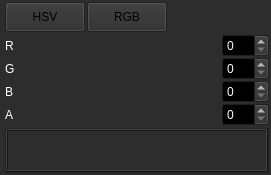
<?xml version="1.0" encoding="UTF-8"?>
<ui version="4.0">
 <author>liuyanghejerry@126.com</author>
 <class>ColorInspector</class>
 <widget class="QWidget" name="ColorInspector">
  <property name="geometry">
   <rect>
    <x>0</x>
    <y>0</y>
    <width>271</width>
    <height>175</height>
   </rect>
  </property>
  <property name="baseSize">
   <size>
    <width>0</width>
    <height>114</height>
   </size>
  </property>
  <property name="palette">
   <palette>
    <active>
     <colorrole role="WindowText">
      <brush brushstyle="SolidPattern">
       <color alpha="255">
        <red>255</red>
        <green>255</green>
        <blue>255</blue>
       </color>
      </brush>
     </colorrole>
     <colorrole role="Button">
      <brush brushstyle="SolidPattern">
       <color alpha="255">
        <red>45</red>
        <green>45</green>
        <blue>45</blue>
       </color>
      </brush>
     </colorrole>
     <colorrole role="Light">
      <brush brushstyle="SolidPattern">
       <color alpha="255">
        <red>67</red>
        <green>67</green>
        <blue>67</blue>
       </color>
      </brush>
     </colorrole>
     <colorrole role="Midlight">
      <brush brushstyle="SolidPattern">
       <color alpha="255">
        <red>56</red>
        <green>56</green>
        <blue>56</blue>
       </color>
      </brush>
     </colorrole>
     <colorrole role="Dark">
      <brush brushstyle="SolidPattern">
       <color alpha="255">
        <red>22</red>
        <green>22</green>
        <blue>22</blue>
       </color>
      </brush>
     </colorrole>
     <colorrole role="Mid">
      <brush brushstyle="SolidPattern">
       <color alpha="255">
        <red>30</red>
        <green>30</green>
        <blue>30</blue>
       </color>
      </brush>
     </colorrole>
     <colorrole role="Text">
      <brush brushstyle="SolidPattern">
       <color alpha="255">
        <red>255</red>
        <green>255</green>
        <blue>255</blue>
       </color>
      </brush>
     </colorrole>
     <colorrole role="BrightText">
      <brush brushstyle="SolidPattern">
       <color alpha="255">
        <red>255</red>
        <green>255</green>
        <blue>255</blue>
       </color>
      </brush>
     </colorrole>
     <colorrole role="ButtonText">
      <brush brushstyle="SolidPattern">
       <color alpha="255">
        <red>0</red>
        <green>0</green>
        <blue>0</blue>
       </color>
      </brush>
     </colorrole>
     <colorrole role="Base">
      <brush brushstyle="SolidPattern">
       <color alpha="255">
        <red>0</red>
        <green>0</green>
        <blue>0</blue>
       </color>
      </brush>
     </colorrole>
     <colorrole role="Window">
      <brush brushstyle="SolidPattern">
       <color alpha="255">
        <red>45</red>
        <green>45</green>
        <blue>45</blue>
       </color>
      </brush>
     </colorrole>
     <colorrole role="Shadow">
      <brush brushstyle="SolidPattern">
       <color alpha="255">
        <red>0</red>
        <green>0</green>
        <blue>0</blue>
       </color>
      </brush>
     </colorrole>
     <colorrole role="AlternateBase">
      <brush brushstyle="SolidPattern">
       <color alpha="255">
        <red>22</red>
        <green>22</green>
        <blue>22</blue>
       </color>
      </brush>
     </colorrole>
     <colorrole role="ToolTipBase">
      <brush brushstyle="SolidPattern">
       <color alpha="255">
        <red>255</red>
        <green>255</green>
        <blue>220</blue>
       </color>
      </brush>
     </colorrole>
     <colorrole role="ToolTipText">
      <brush brushstyle="SolidPattern">
       <color alpha="255">
        <red>0</red>
        <green>0</green>
        <blue>0</blue>
       </color>
      </brush>
     </colorrole>
    </active>
    <inactive>
     <colorrole role="WindowText">
      <brush brushstyle="SolidPattern">
       <color alpha="255">
        <red>255</red>
        <green>255</green>
        <blue>255</blue>
       </color>
      </brush>
     </colorrole>
     <colorrole role="Button">
      <brush brushstyle="SolidPattern">
       <color alpha="255">
        <red>45</red>
        <green>45</green>
        <blue>45</blue>
       </color>
      </brush>
     </colorrole>
     <colorrole role="Light">
      <brush brushstyle="SolidPattern">
       <color alpha="255">
        <red>67</red>
        <green>67</green>
        <blue>67</blue>
       </color>
      </brush>
     </colorrole>
     <colorrole role="Midlight">
      <brush brushstyle="SolidPattern">
       <color alpha="255">
        <red>56</red>
        <green>56</green>
        <blue>56</blue>
       </color>
      </brush>
     </colorrole>
     <colorrole role="Dark">
      <brush brushstyle="SolidPattern">
       <color alpha="255">
        <red>22</red>
        <green>22</green>
        <blue>22</blue>
       </color>
      </brush>
     </colorrole>
     <colorrole role="Mid">
      <brush brushstyle="SolidPattern">
       <color alpha="255">
        <red>30</red>
        <green>30</green>
        <blue>30</blue>
       </color>
      </brush>
     </colorrole>
     <colorrole role="Text">
      <brush brushstyle="SolidPattern">
       <color alpha="255">
        <red>255</red>
        <green>255</green>
        <blue>255</blue>
       </color>
      </brush>
     </colorrole>
     <colorrole role="BrightText">
      <brush brushstyle="SolidPattern">
       <color alpha="255">
        <red>255</red>
        <green>255</green>
        <blue>255</blue>
       </color>
      </brush>
     </colorrole>
     <colorrole role="ButtonText">
      <brush brushstyle="SolidPattern">
       <color alpha="255">
        <red>0</red>
        <green>0</green>
        <blue>0</blue>
       </color>
      </brush>
     </colorrole>
     <colorrole role="Base">
      <brush brushstyle="SolidPattern">
       <color alpha="255">
        <red>0</red>
        <green>0</green>
        <blue>0</blue>
       </color>
      </brush>
     </colorrole>
     <colorrole role="Window">
      <brush brushstyle="SolidPattern">
       <color alpha="255">
        <red>45</red>
        <green>45</green>
        <blue>45</blue>
       </color>
      </brush>
     </colorrole>
     <colorrole role="Shadow">
      <brush brushstyle="SolidPattern">
       <color alpha="255">
        <red>0</red>
        <green>0</green>
        <blue>0</blue>
       </color>
      </brush>
     </colorrole>
     <colorrole role="AlternateBase">
      <brush brushstyle="SolidPattern">
       <color alpha="255">
        <red>22</red>
        <green>22</green>
        <blue>22</blue>
       </color>
      </brush>
     </colorrole>
     <colorrole role="ToolTipBase">
      <brush brushstyle="SolidPattern">
       <color alpha="255">
        <red>255</red>
        <green>255</green>
        <blue>220</blue>
       </color>
      </brush>
     </colorrole>
     <colorrole role="ToolTipText">
      <brush brushstyle="SolidPattern">
       <color alpha="255">
        <red>0</red>
        <green>0</green>
        <blue>0</blue>
       </color>
      </brush>
     </colorrole>
    </inactive>
    <disabled>
     <colorrole role="WindowText">
      <brush brushstyle="SolidPattern">
       <color alpha="255">
        <red>22</red>
        <green>22</green>
        <blue>22</blue>
       </color>
      </brush>
     </colorrole>
     <colorrole role="Button">
      <brush brushstyle="SolidPattern">
       <color alpha="255">
        <red>45</red>
        <green>45</green>
        <blue>45</blue>
       </color>
      </brush>
     </colorrole>
     <colorrole role="Light">
      <brush brushstyle="SolidPattern">
       <color alpha="255">
        <red>67</red>
        <green>67</green>
        <blue>67</blue>
       </color>
      </brush>
     </colorrole>
     <colorrole role="Midlight">
      <brush brushstyle="SolidPattern">
       <color alpha="255">
        <red>56</red>
        <green>56</green>
        <blue>56</blue>
       </color>
      </brush>
     </colorrole>
     <colorrole role="Dark">
      <brush brushstyle="SolidPattern">
       <color alpha="255">
        <red>22</red>
        <green>22</green>
        <blue>22</blue>
       </color>
      </brush>
     </colorrole>
     <colorrole role="Mid">
      <brush brushstyle="SolidPattern">
       <color alpha="255">
        <red>30</red>
        <green>30</green>
        <blue>30</blue>
       </color>
      </brush>
     </colorrole>
     <colorrole role="Text">
      <brush brushstyle="SolidPattern">
       <color alpha="255">
        <red>22</red>
        <green>22</green>
        <blue>22</blue>
       </color>
      </brush>
     </colorrole>
     <colorrole role="BrightText">
      <brush brushstyle="SolidPattern">
       <color alpha="255">
        <red>255</red>
        <green>255</green>
        <blue>255</blue>
       </color>
      </brush>
     </colorrole>
     <colorrole role="ButtonText">
      <brush brushstyle="SolidPattern">
       <color alpha="255">
        <red>22</red>
        <green>22</green>
        <blue>22</blue>
       </color>
      </brush>
     </colorrole>
     <colorrole role="Base">
      <brush brushstyle="SolidPattern">
       <color alpha="255">
        <red>45</red>
        <green>45</green>
        <blue>45</blue>
       </color>
      </brush>
     </colorrole>
     <colorrole role="Window">
      <brush brushstyle="SolidPattern">
       <color alpha="255">
        <red>45</red>
        <green>45</green>
        <blue>45</blue>
       </color>
      </brush>
     </colorrole>
     <colorrole role="Shadow">
      <brush brushstyle="SolidPattern">
       <color alpha="255">
        <red>0</red>
        <green>0</green>
        <blue>0</blue>
       </color>
      </brush>
     </colorrole>
     <colorrole role="AlternateBase">
      <brush brushstyle="SolidPattern">
       <color alpha="255">
        <red>45</red>
        <green>45</green>
        <blue>45</blue>
       </color>
      </brush>
     </colorrole>
     <colorrole role="ToolTipBase">
      <brush brushstyle="SolidPattern">
       <color alpha="255">
        <red>255</red>
        <green>255</green>
        <blue>220</blue>
       </color>
      </brush>
     </colorrole>
     <colorrole role="ToolTipText">
      <brush brushstyle="SolidPattern">
       <color alpha="255">
        <red>0</red>
        <green>0</green>
        <blue>0</blue>
       </color>
      </brush>
     </colorrole>
    </disabled>
   </palette>
  </property>
  <layout class="QVBoxLayout" name="verticalLayout">
   <property name="spacing">
    <number>2</number>
   </property>
   <property name="leftMargin">
    <number>5</number>
   </property>
   <property name="topMargin">
    <number>2</number>
   </property>
   <property name="rightMargin">
    <number>2</number>
   </property>
   <property name="bottomMargin">
    <number>2</number>
   </property>
   <item>
    <layout class="QHBoxLayout" name="horizontalLayout" stretch="0,0,1">
     <property name="spacing">
      <number>2</number>
     </property>
     <property name="leftMargin">
      <number>0</number>
     </property>
     <item>
      <widget class="QPushButton" name="hsvButton">
       <property name="sizePolicy">
        <sizepolicy hsizetype="Minimum" vsizetype="Minimum">
         <horstretch>0</horstretch>
         <verstretch>0</verstretch>
        </sizepolicy>
       </property>
       <property name="minimumSize">
        <size>
         <width>40</width>
         <height>0</height>
        </size>
       </property>
       <property name="maximumSize">
        <size>
         <width>80</width>
         <height>30</height>
        </size>
       </property>
       <property name="text">
        <string>HSV</string>
       </property>
       <property name="iconSize">
        <size>
         <width>16</width>
         <height>16</height>
        </size>
       </property>
       <property name="checkable">
        <bool>true</bool>
       </property>
      </widget>
     </item>
     <item>
      <widget class="QPushButton" name="rgbButton">
       <property name="sizePolicy">
        <sizepolicy hsizetype="Minimum" vsizetype="Minimum">
         <horstretch>0</horstretch>
         <verstretch>0</verstretch>
        </sizepolicy>
       </property>
       <property name="minimumSize">
        <size>
         <width>40</width>
         <height>25</height>
        </size>
       </property>
       <property name="maximumSize">
        <size>
         <width>80</width>
         <height>30</height>
        </size>
       </property>
       <property name="text">
        <string>RGB</string>
       </property>
       <property name="checkable">
        <bool>true</bool>
       </property>
       <property name="flat">
        <bool>false</bool>
       </property>
      </widget>
     </item>
     <item>
      <spacer name="horizontalSpacer">
       <property name="orientation">
        <enum>Qt::Horizontal</enum>
       </property>
       <property name="sizeType">
        <enum>QSizePolicy::Expanding</enum>
       </property>
       <property name="sizeHint" stdset="0">
        <size>
         <width>40</width>
         <height>20</height>
        </size>
       </property>
      </spacer>
     </item>
    </layout>
   </item>
   <item>
    <layout class="QGridLayout" name="gridLayout">
     <property name="spacing">
      <number>0</number>
     </property>
     <item row="2" column="2">
      <widget class="QSpinBox" name="BluespinBox">
       <property name="maximumSize">
        <size>
         <width>60</width>
         <height>16777215</height>
        </size>
       </property>
       <property name="maximum">
        <number>255</number>
       </property>
      </widget>
     </item>
     <item row="3" column="2">
      <widget class="QSpinBox" name="AlphaspinBox">
       <property name="maximumSize">
        <size>
         <width>60</width>
         <height>16777215</height>
        </size>
       </property>
       <property name="maximum">
        <number>255</number>
       </property>
      </widget>
     </item>
     <item row="3" column="0">
      <widget class="QLabel" name="alpha">
       <property name="text">
        <string>A</string>
       </property>
       <property name="margin">
        <number>2</number>
       </property>
      </widget>
     </item>
     <item row="2" column="1">
      <widget class="ColorSlider" name="blue_slider" native="true">
       <property name="maximumSize">
        <size>
         <width>16777215</width>
         <height>10</height>
        </size>
       </property>
       <layout class="QVBoxLayout" name="verticalLayout_3">
        <property name="spacing">
         <number>5</number>
        </property>
        <property name="leftMargin">
         <number>5</number>
        </property>
        <property name="topMargin">
         <number>5</number>
        </property>
        <property name="rightMargin">
         <number>5</number>
        </property>
        <property name="bottomMargin">
         <number>5</number>
        </property>
       </layout>
      </widget>
     </item>
     <item row="0" column="2">
      <widget class="QSpinBox" name="RedspinBox">
       <property name="maximumSize">
        <size>
         <width>60</width>
         <height>16777215</height>
        </size>
       </property>
       <property name="maximum">
        <number>255</number>
       </property>
      </widget>
     </item>
     <item row="1" column="0">
      <widget class="QLabel" name="green">
       <property name="text">
        <string>G</string>
       </property>
       <property name="margin">
        <number>2</number>
       </property>
      </widget>
     </item>
     <item row="1" column="1">
      <widget class="ColorSlider" name="green_slider" native="true">
       <property name="maximumSize">
        <size>
         <width>16777215</width>
         <height>10</height>
        </size>
       </property>
       <layout class="QVBoxLayout" name="verticalLayout_7">
        <property name="spacing">
         <number>5</number>
        </property>
        <property name="leftMargin">
         <number>5</number>
        </property>
        <property name="topMargin">
         <number>5</number>
        </property>
        <property name="rightMargin">
         <number>5</number>
        </property>
        <property name="bottomMargin">
         <number>5</number>
        </property>
       </layout>
      </widget>
     </item>
     <item row="0" column="0">
      <widget class="QLabel" name="red">
       <property name="sizePolicy">
        <sizepolicy hsizetype="Minimum" vsizetype="Preferred">
         <horstretch>0</horstretch>
         <verstretch>0</verstretch>
        </sizepolicy>
       </property>
       <property name="text">
        <string>R</string>
       </property>
       <property name="margin">
        <number>2</number>
       </property>
      </widget>
     </item>
     <item row="2" column="0">
      <widget class="QLabel" name="blue">
       <property name="text">
        <string>B</string>
       </property>
       <property name="margin">
        <number>2</number>
       </property>
      </widget>
     </item>
     <item row="3" column="1">
      <widget class="ColorSlider" name="alpha_slider" native="true">
       <property name="maximumSize">
        <size>
         <width>16777215</width>
         <height>10</height>
        </size>
       </property>
       <layout class="QVBoxLayout" name="verticalLayout_5">
        <property name="spacing">
         <number>5</number>
        </property>
        <property name="leftMargin">
         <number>5</number>
        </property>
        <property name="topMargin">
         <number>5</number>
        </property>
        <property name="rightMargin">
         <number>5</number>
        </property>
        <property name="bottomMargin">
         <number>5</number>
        </property>
       </layout>
      </widget>
     </item>
     <item row="1" column="2">
      <widget class="QSpinBox" name="GreenspinBox">
       <property name="maximumSize">
        <size>
         <width>60</width>
         <height>16777215</height>
        </size>
       </property>
       <property name="maximum">
        <number>255</number>
       </property>
      </widget>
     </item>
     <item row="0" column="1">
      <widget class="ColorSlider" name="red_slider" native="true">
       <property name="sizePolicy">
        <sizepolicy hsizetype="Expanding" vsizetype="Minimum">
         <horstretch>0</horstretch>
         <verstretch>0</verstretch>
        </sizepolicy>
       </property>
       <property name="minimumSize">
        <size>
         <width>0</width>
         <height>10</height>
        </size>
       </property>
       <property name="maximumSize">
        <size>
         <width>16777215</width>
         <height>10</height>
        </size>
       </property>
       <layout class="QVBoxLayout" name="verticalLayout_4">
        <property name="spacing">
         <number>5</number>
        </property>
        <property name="leftMargin">
         <number>5</number>
        </property>
        <property name="topMargin">
         <number>5</number>
        </property>
        <property name="rightMargin">
         <number>5</number>
        </property>
       </layout>
      </widget>
     </item>
    </layout>
   </item>
   <item>
    <widget class="QFrame" name="colorWrapper">
     <property name="autoFillBackground">
      <bool>true</bool>
     </property>
     <property name="frameShape">
      <enum>QFrame::StyledPanel</enum>
     </property>
     <property name="frameShadow">
      <enum>QFrame::Raised</enum>
     </property>
     <layout class="QVBoxLayout" name="verticalLayout_2">
      <property name="leftMargin">
       <number>0</number>
      </property>
      <property name="topMargin">
       <number>0</number>
      </property>
      <property name="rightMargin">
       <number>0</number>
      </property>
      <property name="bottomMargin">
       <number>0</number>
      </property>
      <item>
       <widget class="QLabel" name="color">
        <property name="autoFillBackground">
         <bool>true</bool>
        </property>
        <property name="frameShape">
         <enum>QFrame::Box</enum>
        </property>
        <property name="frameShadow">
         <enum>QFrame::Raised</enum>
        </property>
       </widget>
      </item>
     </layout>
    </widget>
   </item>
  </layout>
 </widget>
 <customwidgets>
  <customwidget>
   <class>ColorSlider</class>
   <extends>QWidget</extends>
   <header>colorslider.h</header>
   <container>1</container>
  </customwidget>
 </customwidgets>
 <tabstops>
  <tabstop>RedspinBox</tabstop>
  <tabstop>GreenspinBox</tabstop>
  <tabstop>BluespinBox</tabstop>
  <tabstop>AlphaspinBox</tabstop>
 </tabstops>
 <resources/>
 <connections/>
</ui>
